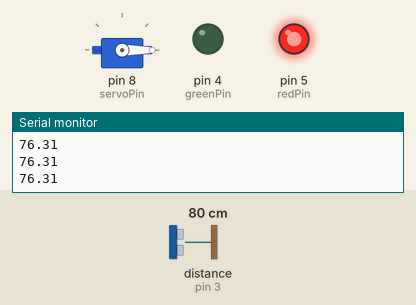
The sketch below on a simulated Arduino Uno, built with avr-gcc and run on an emulated ATmega328P. Shown: servo, output pins drawn as LEDs (lit = HIGH), the last lines printed to the serial monitor. Wiring (inferred from the names in the program): ultrasonic range finder: trigger pin 2; echo pin 3. The test bench sets the inputs (shaded band); at power-on: distance to the obstacle (sensor on pin 3) 80 cm. The echo pulse lasts 58.3 µs per cm; pins used as bus, display or sensor lines are not drawn.

Above: at 1.3 s.
1.4 s: distance to the obstacle (sensor on pin 3) set to 14 cm
2.9 s: distance to the obstacle (sensor on pin 3) set to 11 cm
At 3.5 s:
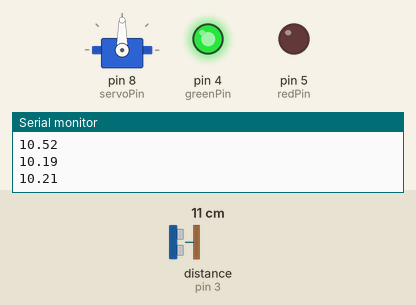
4.4 s: distance to the obstacle (sensor on pin 3) set to 18 cm
At 5.0 s:
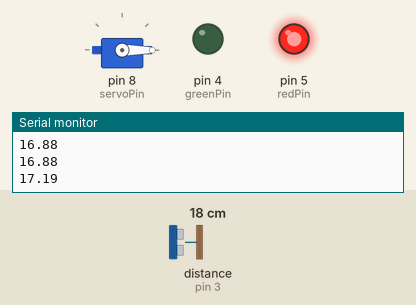
5.9 s: distance to the obstacle (sensor on pin 3) set to 2 cm
At 6.6 s:
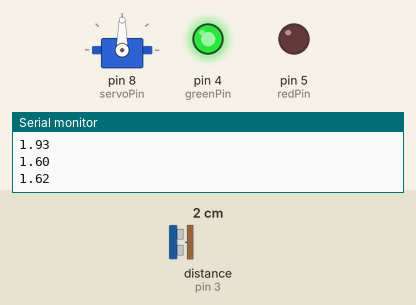
Timing chart, 0 to 8.4 s (numbered marks = the images above; inputs shaded):
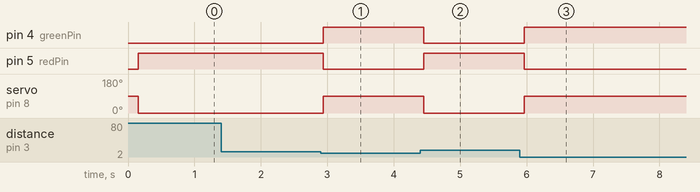

Measured:
- the behaviour switches between 13 and 12 cm on distance to the obstacle (sensor on pin 3) (found by bisection; images 0 and 1)
- after the input at 2.9 s, pin 4 (greenPin): LOW → HIGH at once; pin 5 (redPin): HIGH → LOW at once; servo on pin 8 (servoPin): 0° → 90° at once
- after the input at 4.4 s, pin 4 (greenPin): HIGH → LOW after 0.05 s; pin 5 (redPin): LOW → HIGH after 0.05 s; servo on pin 8 (servoPin): 90° → 0° after 0.05 s
- after the input at 5.9 s, pin 4 (greenPin): LOW → HIGH after 0.06 s; pin 5 (redPin): HIGH → LOW after 0.06 s; servo on pin 8 (servoPin): 0° → 90° after 0.06 s

The sketch:

44_traffic_barrier.ino
```cpp
#include <Servo.h>
int servoPin = 8;
int ServoPos = 0;
Servo myServo;

int greenPin = 4;
int redPin = 5;
int triggerPin = 2;
int echoPin = 3;
int setupTime = 150;
int pingTravelTime;
float time;
float distance;
float speed = 327.09;

void setup(){
  // we pinMode the triggerPin and echoPin
  // echoPin must be input
  // as the triggerPin must be given a pulse.
  // then the echoPin starts and it reads the echos from collision of objects. So it takes input
  pinMode(triggerPin, OUTPUT);
  pinMode(echoPin, INPUT);
  pinMode(greenPin, OUTPUT);
  pinMode(redPin, OUTPUT);
  Serial.begin(9600);
  myServo.attach(servoPin);
  delay(setupTime);
}

void loop(){
  // sending a pulse to the triggerPin
  digitalWrite(triggerPin, LOW);
  delayMicroseconds(10);
  digitalWrite(triggerPin, HIGH);
  delayMicroseconds(10);
  digitalWrite(triggerPin, LOW);

  // Now the echo pin is activated. It records the time the signal takes to
  // start from the sensor face, to to the object, collide with it and return back
  // notice that this covers 2xdistance of object
  pingTravelTime = pulseIn(echoPin, HIGH);
  time = pingTravelTime*0.000001;
  distance = speed*time;
  distance/=2;
  distance*=100;
  Serial.println(distance);

  // pingTime is noted in Useconds (microseconds). let's convert it into seconds

  if(distance <= 12 && distance >= 1){
    digitalWrite(greenPin, HIGH);
    digitalWrite(redPin, LOW);
    myServo.write(90);
    // delay(2000);
  }else{
    digitalWrite(greenPin, LOW);
    digitalWrite(redPin, HIGH);
    myServo.write(0);
  }

  delay(250);


}

/*
  time = pingTravelTime*0.000001;
  distance = speed*time;
  distance/=2;
  distance*=100;
*/

/*

*/
```
